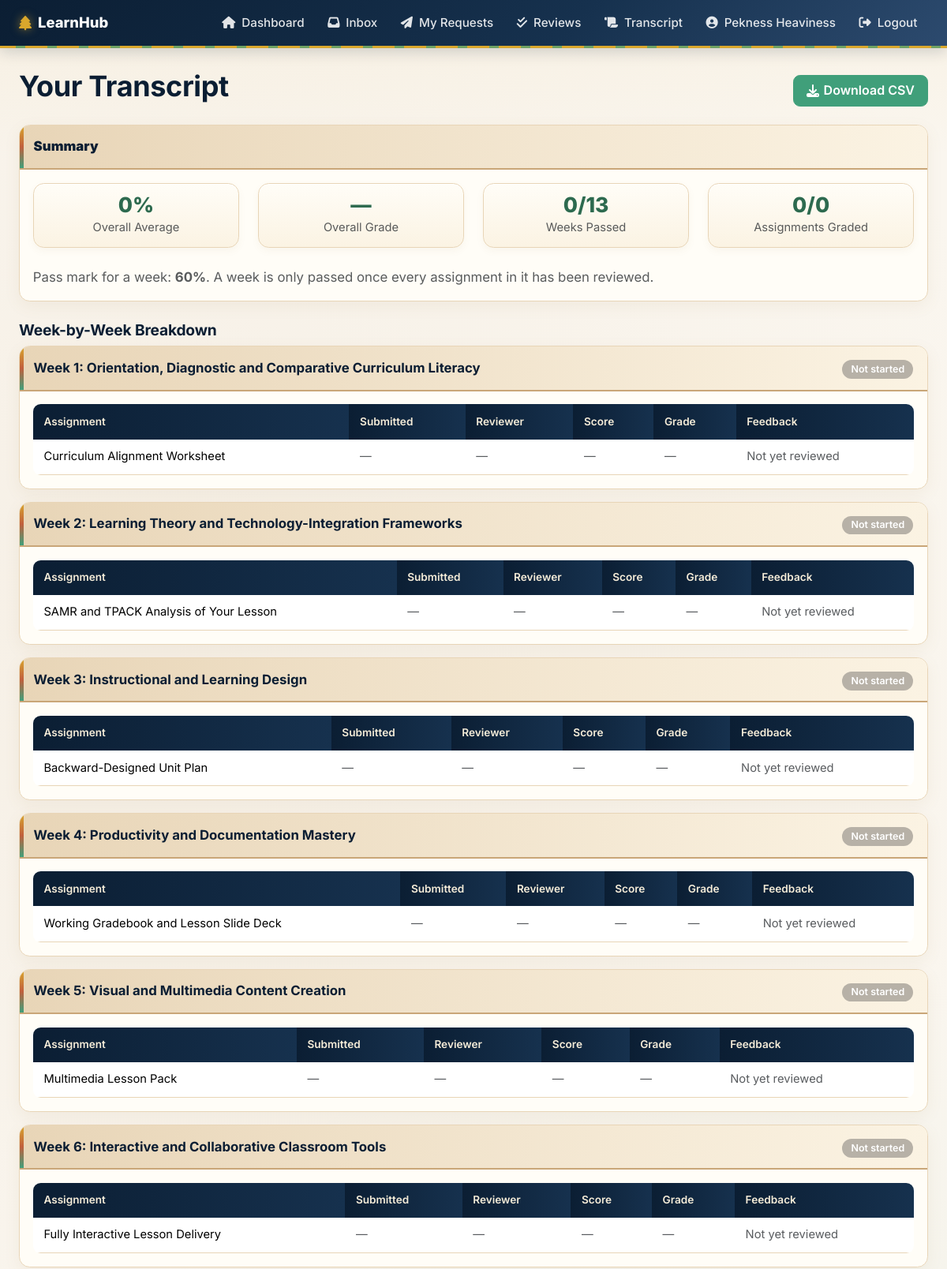
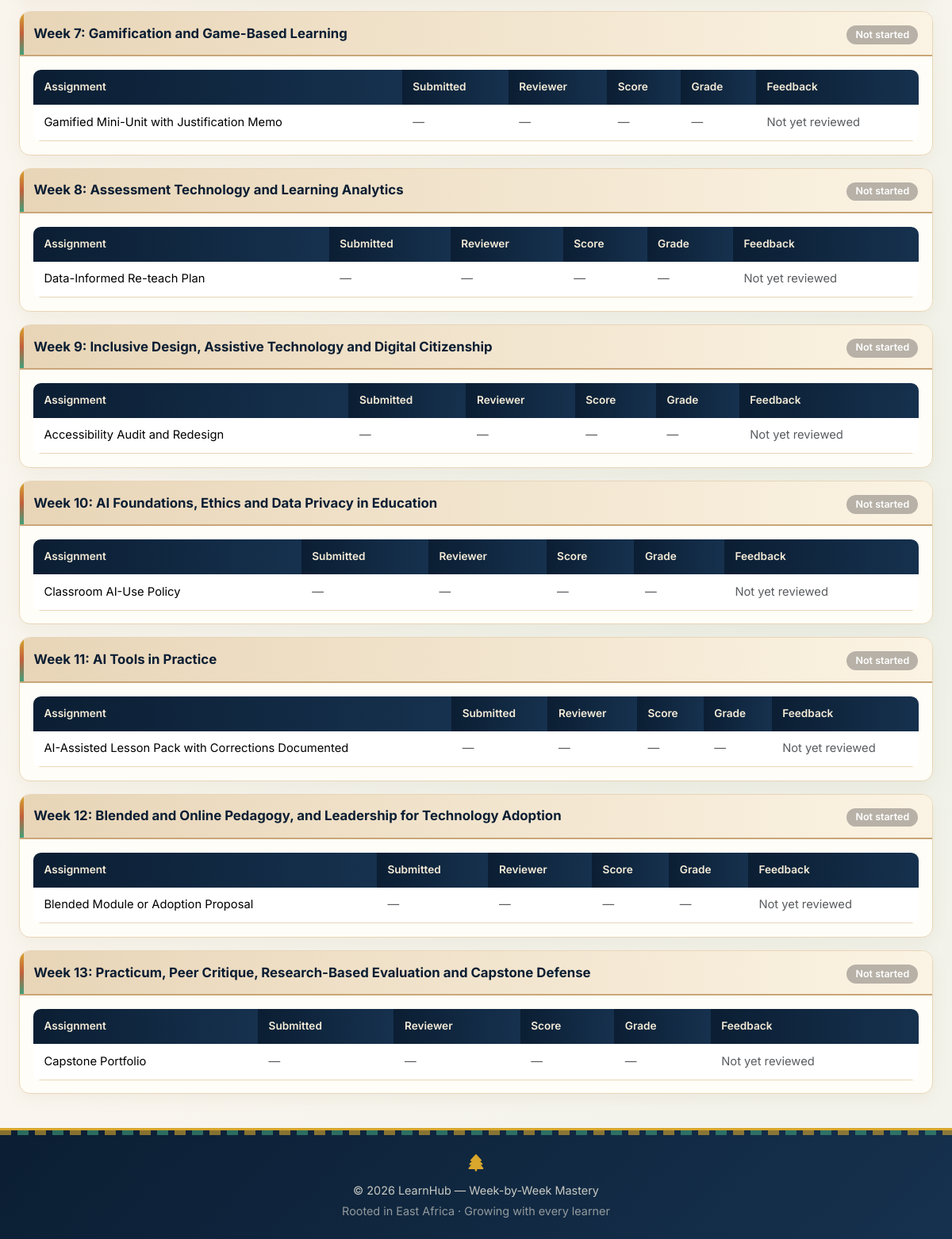
Screenshot of /transcript/ (signed in) with the database file from the repository (2 pictures, top to bottom).
### apps/learning/models.py (models this page shows, shortened)
class User(AbstractUser):
    ROLE_CHOICES = [
        ('learner', 'Learner'),
        ('admin', 'Administrator'),
    ]
    role = models.CharField(max_length=20, choices=ROLE_CHOICES, default='learner')
    cohort = models.ForeignKey('Cohort', on_delete=models.SET_NULL, null=True, blank=True, related_name='learners')

class Week(models.Model):
    cohort = models.ForeignKey(Cohort, on_delete=models.CASCADE, related_name='weeks')
    number = models.PositiveIntegerField()
    title = models.CharField(max_length=200)
    description = CKEditor5Field('Description', config_name='default', blank=True)
    class Meta:
        ordering = ['number']
        unique_together = ['cohort', 'number']

class Assignment(models.Model):
    SUBMISSION_TYPES = [
        ('link', 'External Link'),
        ('text', 'Written Response'),
        ('both', 'Link + Written Notes'),
    ]
    week = models.ForeignKey(Week, on_delete=models.CASCADE, related_name='assignments')
    tool = models.ForeignKey(Tool, on_delete=models.SET_NULL, null=True, blank=True, related_name='assignments')
    topic = models.ForeignKey(Topic, on_delete=models.SET_NULL, null=True, blank=True, related_name='assignments')
    title = models.CharField(max_length=200)
    description = CKEditor5Field('Description', config_name='default', blank=True)
    prompt = CKEditor5Field('Prompt', config_name='default')
    submission_type = models.CharField(max_length=10, choices=SUBMISSION_TYPES, default='link')
    is_open_ended = models.BooleanField(default=True)
    class Meta:
        ordering = ['week__number', 'id']

### apps/learning/views.py (the view, shortened to what this page needs)
# urls.py: path('transcript/', views.transcript, name='transcript'),
@login_required
def transcript(request):
    if not request.user.cohort:
        return render(request, 'learning/transcript.html', {'no_cohort': True})
    weeks = Week.objects.filter(cohort=request.user.cohort).order_by('number')
    def letter_of(score):
        if score is None:
            return '—'
        if score >= 75:
            return 'A'
        elif score >= 60:
            return 'B'
        elif score >= 50:
            return 'C'
        elif score >= 40:
            return 'D'
        else:
            return 'E'
    rows = []
    all_scores = []
    total_assignments = 0
    graded_assignments = 0
    passed_weeks = 0
    failed_weeks = 0
    for w in weeks:
        progress = WeeklyProgress.objects.filter(learner=request.user, week=w).first()
        assignment_rows = []
        for a in w.assignments.all():
            sub = Submission.objects.filter(assignment=a, learner=request.user).first()
            score = sub.percentage if sub else None
            if sub:
                total_assignments += 1
                if score is not None:
                    graded_assignments += 1
                    all_scores.append(score)
            assignment_rows.append({
                'assignment': a,
                'submission': sub,
                'score': score,
            })
        if progress:
            if progress.status == 'passed':
                passed_weeks += 1
            elif progress.status == 'failed':
                failed_weeks += 1
        rows.append({
            'week': w,
            'progress': progress,
            'assignments': assignment_rows,
        })
    overall_average = round(sum(all_scores) / len(all_scores), 2) if all_scores else 0
    summary = {
        'overall_average': overall_average,
        'overall_letter': letter_of(overall_average) if all_scores else '—',
        'total_weeks': weeks.count(),
        'passed_weeks': passed_weeks,
        'failed_weeks': failed_weeks,
        'total_assignments': total_assignments,
        'graded_assignments': graded_assignments,
    }
    return render(request, 'learning/transcript.html', {
        'rows': rows,
        'summary': summary,
        'pass_mark': settings.PASS_MARK,
    })

### templates/learning/transcript.html (shortened to what this page needs)
{% extends 'base.html' %}
{% block content %}
<div class="d-flex justify-content-between align-items-center mb-3">
    <h1>Your Transcript</h1>
    {% if not no_cohort %}
        <a href="{% url 'learning:transcript' %}?download=1" class="btn btn-success">
            <i class="fas fa-download"></i> Download CSV
        </a>
    {% endif %}
</div>
{% if no_cohort %}
    <div class="alert alert-warning">You are not yet assigned to a cohort.</div>
{% else %}
    <div class="card mb-4">
        <div class="card-header"><strong>Summary</strong></div>
        <div class="card-body">
            <div class="row text-center">
                <div class="col-md-3 col-6 mb-3">
                    <div class="summary-stat">
                        <div class="display-6">{{ summary.overall_average }}%</div>
                        <small class="text-muted">Overall Average</small>
                    </div>
                </div>
                <div class="col-md-3 col-6 mb-3">
                    <div class="summary-stat">
                        <div class="display-6">{{ summary.overall_letter }}</div>
                        <small class="text-muted">Overall Grade</small>
                    </div>
                </div>
                <div class="col-md-3 col-6 mb-3">
                    <div class="summary-stat">
                        <div class="display-6">{{ summary.passed_weeks }}/{{ summary.total_weeks }}</div>
                        <small class="text-muted">Weeks Passed</small>
                    </div>
                </div>
                <div class="col-md-3 col-6 mb-3">
                    <div class="summary-stat">
                        <div class="display-6">{{ summary.graded_assignments }}/{{ summary.total_assignments }}</div>
                        <small class="text-muted">Assignments Graded</small>
                    </div>
                </div>
            </div>
            <p class="text-muted mb-0 mt-2">
                Pass mark for a week: <strong>{{ pass_mark }}%</strong>. A week is only passed once every assignment in it has been reviewed.
            </p>
        </div>
    </div>
    <h4 class="mt-4">Week-by-Week Breakdown</h4>
    {% for row in rows %}
        <div class="card mb-3">
            <div class="card-header d-flex justify-content-between align-items-center">
                <span>Week {{ row.week.number }}: {{ row.week.title }}</span>
                <span>
                    {% if row.progress %}
                        {% if row.progress.status == 'passed' %}
                            <span class="badge badge-passed">Passed — {{ row.progress.average_score }}%</span>
                        {% elif row.progress.status == 'failed' %}
                            <span class="badge bg-danger">Failed — {{ row.progress.average_score }}%</span>
                        {% else %}
                            <span class="badge badge-pending">In progress</span>
                        {% endif %}
                    {% else %}
                        <span class="badge badge-locked">Not started</span>
                    {% endif %}
                </span>
            </div>
            <div class="card-body">
                <table class="table table-sm mb-0">
                    <thead>
                        <tr>
                            <th>Assignment</th>
                            <th>Submitted</th>
                            <th>Reviewer</th>
                            <th>Score</th>
                            <th>Grade</th>
                            <th>Feedback</th>
                        </tr>
                    </thead>
                    <tbody>
                    {% for a in row.assignments %}
                        <tr>
                            <td>{{ a.assignment.title }}</td>
                            <td>
                                {% if a.submission %}
                                    {{ a.submission.submitted_at|date:"M d, Y" }}
                                {% else %}
                                    <span class="text-muted">—</span>
                                {% endif %}
                            </td>
                            <td>
                                {% if a.submission and a.submission.reviewer %}
                                    {{ a.submission.reviewer.get_full_name|default:a.submission.reviewer.username }}
                                {% else %}
                                    <span class="text-muted">—</span>
                                {% endif %}
                            </td>
                            <td>
                                {% if a.score is not None %}
                                    {{ a.score }}%
                                {% else %}
                                    <span class="text-muted">—</span>
                                {% endif %}
                            </td>
                            <td>
                                {% if a.score is not None %}
                                    <strong>
                                    {% if a.score >= 75 %}A
                                    {% elif a.score >= 60 %}B
                                    {% elif a.score >= 50 %}C
                                    {% elif a.score >= 40 %}D
                                    {% else %}E{% endif %}
                                    </strong>
                                {% else %}
                                    <span class="text-muted">—</span>
                                {% endif %}
                            </td>
                            <td>
                                {% if a.submission and a.submission.review %}
                                    {{ a.submission.review.comment|truncatewords:15 }}
                                {% else %}
                                    <span class="text-muted">Not yet reviewed</span>
                                {% endif %}
                            </td>
                        </tr>
                    {% endfor %}
                    </tbody>
                </table>
            </div>
        </div>
    {% endfor %}
{% endif %}
{% endblock %}

### templates/base.html (shortened to what this page needs)
<!DOCTYPE html>
<html lang="en">
<head>
    <link href="https://cdn.jsdelivr.net/npm/bootstrap@5.3.2/dist/css/bootstrap.min.css" rel="stylesheet">
    <link rel="stylesheet" href="https://cdnjs.cloudflare.com/ajax/libs/font-awesome/6.4.0/css/all.min.css">
    {% load static %}
    <link rel="stylesheet" href="{% static 'css/custom.css' %}">
</head>
<body>
    <nav class="navbar navbar-expand-lg navbar-dark">
        <div class="container-fluid nav-container">
            <a class="navbar-brand" href="{% url 'learning:dashboard' %}">
                <i class="fas fa-tree"></i><span class="brand-text">LearnHub</span>
            </a>
            <div class="collapse navbar-collapse" id="nav">
                <ul class="navbar-nav ms-auto align-items-lg-center">
                    {% if user.is_authenticated %}
                        <li class="nav-item">
                            <a class="nav-link" href="{% url 'learning:dashboard' %}">
                                <i class="fas fa-home"></i><span>Dashboard</span>
                            </a>
                        </li>
                        <li class="nav-item">
                            <a class="nav-link" href="{% url 'learning:review_inbox' %}">
                                <i class="fas fa-inbox"></i><span>Inbox</span>
                            </a>
                        </li>
                        <li class="nav-item">
                            <a class="nav-link" href="{% url 'learning:my_requests' %}">
                                <i class="fas fa-paper-plane"></i><span>My Requests</span>
                            </a>
                        </li>
                        <li class="nav-item">
                            <a class="nav-link" href="{% url 'learning:reviews_given' %}">
                                <i class="fas fa-check-double"></i><span>Reviews</span>
                            </a>
                        </li>
                        <li class="nav-item">
                            <a class="nav-link" href="{% url 'learning:transcript' %}">
                                <i class="fas fa-scroll"></i><span>Transcript</span>
                            </a>
                        </li>
                        <li class="nav-item">
                            <a class="nav-link" href="{% url 'learning:profile' %}">
                                <i class="fas fa-user-circle"></i>
                                <span>{{ user.get_full_name|default:user.username }}</span>
                            </a>
                        </li>
                        <li class="nav-item">
                            <a class="nav-link text-danger-emphasis" href="{% url 'learning:logout' %}">
                                <i class="fas fa-sign-out-alt"></i><span>Logout</span>
                            </a>
                        </li>
                    {% else %}
                        <li class="nav-item"><a class="nav-link" href="{% url 'learning:login' %}">Login</a></li>
                        <li class="nav-item"><a class="nav-link" href="{% url 'learning:register' %}">Register</a></li>
                    {% endif %}
                </ul>
            </div>
        </div>
    </nav>
    <main class="container-fluid main-container">
        {% block content %}{% endblock %}
    </main>
    <footer class="footer text-center">
        <div class="container">
            <div class="decor-acacia"><i class="fas fa-tree"></i></div>
            <p class="footer-line">&copy; 2026 LearnHub — Week-by-Week Mastery</p>
            <p class="text-muted small mb-0">Rooted in East Africa · Growing with every learner</p>
        </div>
    </footer>
</body>
</html>

### rows the page displays
User: get_full_name "Pekness Heaviness"
Week: week.number "1", week "Orientation, Diagnostic and Comparative Curriculum Literacy"
Assignment: assignment "Curriculum Alignment Worksheet"
Week: week.number "2", week "Learning Theory and Technology-Integration Frameworks"
Assignment: assignment "SAMR and TPACK Analysis of Your Lesson"
Week: week.number "3", week "Instructional and Learning Design"
Assignment: assignment "Backward-Designed Unit Plan"
Week: week.number "4", week "Productivity and Documentation Mastery"
Assignment: assignment "Working Gradebook and Lesson Slide Deck"
Week: week.number "5", week "Visual and Multimedia Content Creation"
Assignment: assignment "Multimedia Lesson Pack"
Week: week.number "6", week "Interactive and Collaborative Classroom Tools"
Assignment: assignment "Fully Interactive Lesson Delivery"
Week: week.number "7", week "Gamification and Game-Based Learning"
Assignment: assignment "Gamified Mini-Unit with Justification Memo"
Week: week.number "8", week "Assessment Technology and Learning Analytics"
Assignment: assignment "Data-Informed Re-teach Plan"
Week: week.number "9", week "Inclusive Design, Assistive Technology and Digital Citizenship"
Assignment: assignment "Accessibility Audit and Redesign"
Week: week.number "10", week "AI Foundations, Ethics and Data Privacy in Education"
Assignment: assignment "Classroom AI-Use Policy"
Week: week.number "11", week "AI Tools in Practice"
Assignment: assignment "AI-Assisted Lesson Pack with Corrections Documented"
Week: week.number "12", week "Blended and Online Pedagogy, and Leadership for Technology Adoption"
Assignment: assignment "Blended Module or Adoption Proposal"
Week: week.number "13", week "Practicum, Peer Critique, Research-Based Evaluation and Capstone Defense"
Assignment: assignment "Capstone Portfolio"

### other values shown
{{ summary.overall_average }} "0"
{{ summary.overall_letter }} "—"
{{ summary.passed_weeks }} "0"
{{ summary.total_weeks }} "13"
{{ summary.graded_assignments }} "0"
{{ summary.total_assignments }} "0"
{{ pass_mark }} "60"
